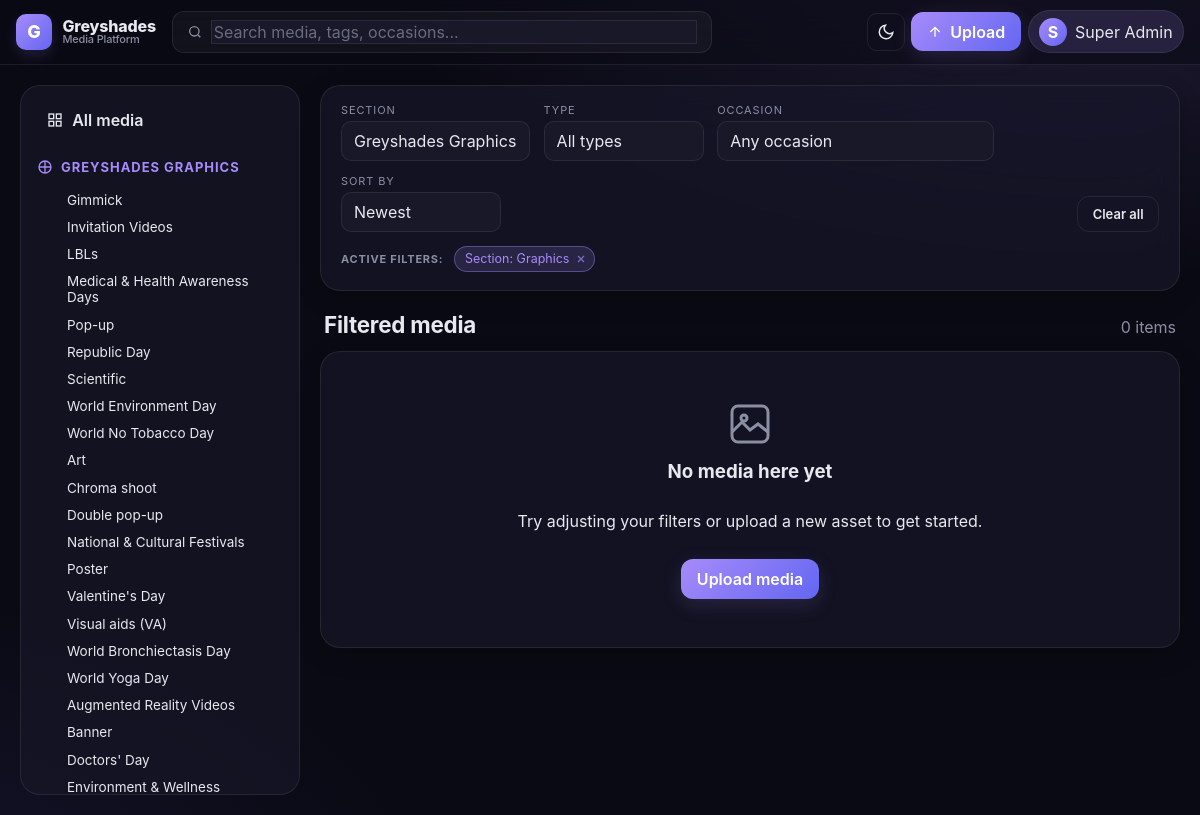
The app's page /dashboard?section=graphics (signed in) with its own data.
### tables this page shows
CREATE TABLE `sections` (
    `id`   TINYINT UNSIGNED NOT NULL AUTO_INCREMENT,
    `code` VARCHAR(32) NOT NULL,
    `name` VARCHAR(120) NOT NULL,
    PRIMARY KEY (`id`),
    UNIQUE KEY `uq_sections_code` (`code`)
);

CREATE TABLE `categories` (
    `id`         INT UNSIGNED NOT NULL AUTO_INCREMENT,
    `section_id` TINYINT UNSIGNED NOT NULL,
    `parent_id`  INT UNSIGNED NULL,
    `name`       VARCHAR(150) NOT NULL,
    `slug`       VARCHAR(180) NOT NULL,
    `sort_order` INT NOT NULL DEFAULT 0,
    `created_at` DATETIME NOT NULL DEFAULT CURRENT_TIMESTAMP,
    PRIMARY KEY (`id`),
    UNIQUE KEY `uq_categories_section_slug` (`section_id`,`slug`),
    KEY `idx_categories_parent` (`parent_id`),
    KEY `idx_categories_section` (`section_id`),
    CONSTRAINT `fk_categories_section` FOREIGN KEY (`section_id`) REFERENCES `sections`(`id`),
    CONSTRAINT `fk_categories_parent`  FOREIGN KEY (`parent_id`)  REFERENCES `categories`(`id`) ON DELETE SET NULL
);

### app/Views/dashboard/index.php (the view, shortened to what the rows shown need)
<?php
$rows  = $result['rows'];
$total = $result['total'];
$buildUrl = function (array $changes = []) use ($filters, $sort): string {
    $qs = array_filter([
        'section'  => $filters['section_code'] ?? null,
        'category' => $filters['category_id']  ?? null,
        'occasion' => $filters['occasion_id']  ?? null,
        'tag'      => $filters['tag_id']       ?? null,
        'type'     => $filters['media_type']   ?? null,
        'q'        => $filters['q']            ?? null,
        'sort'     => $sort !== 'newest' ? $sort : null,
    ], fn ($v) => $v !== null && $v !== '' && $v !== 0);
    foreach ($changes as $k => $v) {
        if ($v === null || $v === '' || $v === 0) {
            unset($qs[$k]);
        } else {
            $qs[$k] = $v;
        }
    }
    return '?' . http_build_query($qs);
};
?>
<div class="dashboard">
    <?php require __DIR__ . '/_sidebar.php'; ?>
    <section class="content">
        <?php
            $activeChips = [];
            if (!empty($filters['section_code'])) $activeChips[] = ['label' => 'Section: ' . ucfirst((string) $filters['section_code']), 'href' => $buildUrl(['section' => null])];
        ?>
        <div class="filterbar glass">
            <form class="filter-form" method="get" id="filter-form">
                <label class="select">
                    <span>Section</span>
                    <select name="section" onchange="this.form.submit()">
                        <?php foreach ($sections as $s): ?>
                        <option value="<?= e($s['code']) ?>" <?= ($filters['section_code'] ?? null) === $s['code'] ? 'selected' : '' ?>><?= e($s['name']) ?></option>
                        <?php endforeach; ?>
                    </select>
                </label>
                <label class="select">
                    <span>Type</span>
                    <select name="type" onchange="this.form.submit()">
                        <option value="">All types</option>
                    </select>
                </label>
                <label class="select">
                    <span>Occasion</span>
                    <select name="occasion" onchange="this.form.submit()">
                        <option value="">Any occasion</option>
                    </select>
                </label>
                <label class="select">
                    <span>Sort by</span>
                    <select name="sort" onchange="this.form.submit()">
                        <?php foreach (['newest'=>'Newest','oldest'=>'Oldest','popular'=>'Most viewed','az'=>'A → Z'] as $k=>$v): ?>
                        <option value="<?= $k ?>" <?= $sort === $k ? 'selected' : '' ?>><?= $v ?></option>
                        <?php endforeach; ?>
                    </select>
                </label>
                <?php if (!empty($activeChips)): ?>
                    <a class="btn-ghost clear-all-btn" href="<?= url('/dashboard') ?>">Clear all</a>
                <?php endif; ?>
            </form>
            <?php if (!empty($activeChips)): ?>
            <div class="active-filter-strip">
                <span class="active-label">Active filters:</span>
                <?php foreach ($activeChips as $chip): ?>
                <a class="chip active removable" href="<?= e($chip['href']) ?>" title="Remove this filter">
                    <?= e($chip['label']) ?>
                    <svg width="12" height="12" viewBox="0 0 24 24" fill="none" stroke="currentColor" stroke-width="2.5"><path d="M18 6L6 18M6 6l12 12"/></svg>
                </a>
                <?php endforeach; ?>
            </div>
            <?php endif; ?>
        </div>
        <div class="content-header">
            <h2>
                <?php if (!empty($filters['q'])): ?>Search results for "<?= e($filters['q']) ?>"
                <?php elseif (!empty($filters['section_code']) || !empty($filters['category_id']) || !empty($filters['occasion_id']) || !empty($filters['tag_id']) || !empty($filters['media_type'])): ?>Filtered media
                <?php else: ?>All media<?php endif; ?>
            </h2>
            <span class="muted"><?= number_format($total) ?> item<?= $total === 1 ? '' : 's' ?></span>
        </div>
        <?php if (empty($rows)): ?>
        <div class="empty-state glass">
            <svg width="48" height="48" viewBox="0 0 24 24" fill="none" stroke="currentColor" stroke-width="1.5"><rect x="3" y="3" width="18" height="18" rx="3"/><path d="M3 16l5-5 4 4 4-3 5 4"/><circle cx="9" cy="9" r="1.5"/></svg>
            <h3>No media here yet</h3>
            <p>Try adjusting your filters or upload a new asset to get started.</p>
            <?php if (\App\Core\Auth::canUpload()): ?>
            <a class="btn-primary" href="<?= url('/upload') ?>">Upload media</a>
            <?php endif; ?>
        </div>
        <?php endif; ?>
    </section>
</div>

### app/Core/Router.php (shortened to what the rows shown need)
<?php
final class Router
{
    private array $routes = [];
    private function add(string $method, string $path, mixed $handler, array $middleware): void
    {
        $params = [];
        $regex = preg_replace_callback('#\{([a-zA-Z_][a-zA-Z0-9_]*)\}#', function ($m) use (&$params) {
            $params[] = $m[1];
            return '([^/]+)';
        }, $path);
        $regex = '#^' . $regex . '$#';
        $this->routes[$method][] = [$regex, $params, $handler, $middleware];
    }
    public function dispatch(): void
    {
        $method = strtoupper($_SERVER['REQUEST_METHOD'] ?? 'GET');
        $uri    = parse_url($_SERVER['REQUEST_URI'] ?? '/', PHP_URL_PATH) ?: '/';
        $uri    = '/' . trim($uri, '/');
        foreach ($this->routes[$method] ?? [] as [$regex, $params, $handler, $middleware]) {
            if (preg_match($regex, $uri, $matches)) {
                array_shift($matches);
                $args = array_combine($params, $matches) ?: [];
                $this->call($handler, $args);
                return;
            }
        }
    }
    private function call(mixed $handler, array $args): void
    {
        $castArgs = array_map(
            fn ($v) => is_string($v) && ctype_digit($v) ? (int) $v : $v,
            array_values($args)
        );
        if (is_array($handler) && count($handler) === 2) {
            [$class, $method] = $handler;
            $instance = new $class();
            $instance->{$method}(...$castArgs);
            return;
        }
        throw new \RuntimeException('Invalid route handler');
    }
}

### app/Views/dashboard/_sidebar.php
<?php
$selectedCat = isset($filters['category_id']) ? (int) $filters['category_id'] : 0;
$selectedSec = $filters['section_code'] ?? null;
$navUrl = function (array $changes) use ($filters, $sort): string {
    $qs = array_filter([
        'occasion' => $filters['occasion_id'] ?? null,
        'tag'      => $filters['tag_id']      ?? null,
        'type'     => $filters['media_type']  ?? null,
        'q'        => $filters['q']           ?? null,
        'sort'     => $sort !== 'newest' ? $sort : null,
    ], fn ($v) => $v !== null && $v !== '' && $v !== 0);
    foreach ($changes as $k => $v) {
        if ($v === null || $v === '' || $v === 0) {
            unset($qs[$k]);
        } else {
            $qs[$k] = $v;
        }
    }
    return '?' . http_build_query($qs);
};
$isInPath = function (array $node) use (&$isInPath, $selectedCat): bool {
    if ($selectedCat === (int) $node['id']) return true;
    foreach ($node['children'] ?? [] as $child) {
        if ($isInPath($child)) return true;
    }
    return false;
};
$renderNode = function (array $node, int $depth = 0) use (&$renderNode, $selectedCat, &$isInPath, $navUrl) {
    $active = $selectedCat === (int) $node['id'];
    $hasChildren = !empty($node['children']);
    $inPath = $hasChildren && $isInPath($node);
    ?>
    <li class="tree-item <?= $hasChildren ? 'has-children' : '' ?>">
        <div class="tree-row">
            <?php if ($hasChildren): ?>
            <button class="tree-toggle <?= $inPath ? 'open' : '' ?>" data-toggle="tree" type="button" aria-label="Toggle">
                <svg width="12" height="12" viewBox="0 0 24 24" fill="none" stroke="currentColor" stroke-width="2.5"><path d="m9 18 6-6-6-6"/></svg>
            </button>
            <?php else: ?><span class="tree-spacer"></span><?php endif; ?>
            <a class="tree-link <?= $active ? 'active' : '' ?>"
               href="<?= e($navUrl(['category' => (int) $node['id']])) ?>">
                <?= e($node['name']) ?>
            </a>
        </div>
        <?php if ($hasChildren): ?>
        <ul class="tree-children" <?= $inPath ? '' : 'hidden' ?>>
            <?php foreach ($node['children'] as $child) $renderNode($child, $depth + 1); ?>
        </ul>
        <?php endif; ?>
    </li>
    <?php
};
?>
<aside class="sidebar">
    <div class="sidebar-section">
        <a class="sidebar-home <?= empty($filters['section_code']) && empty($filters['category_id']) ? 'active' : '' ?>" href="<?= url('/dashboard') ?>">
            <svg width="16" height="16" viewBox="0 0 24 24" fill="none" stroke="currentColor" stroke-width="2"><rect x="3" y="3" width="7" height="7"/><rect x="14" y="3" width="7" height="7"/><rect x="14" y="14" width="7" height="7"/><rect x="3" y="14" width="7" height="7"/></svg>
            All media
        </a>
    </div>
    <?php foreach ($sections as $s): ?>
    <div class="sidebar-section">
        <h4 class="sidebar-title">
            <a href="<?= e($navUrl(['section' => (string) $s['code'], 'category' => null])) ?>"
               class="<?= ($selectedSec === $s['code'] && !$selectedCat) ? 'active' : '' ?>">
                <?php if ($s['code'] === 'graphics'): ?>
                    <svg width="16" height="16" viewBox="0 0 24 24" fill="none" stroke="currentColor" stroke-width="2"><circle cx="12" cy="12" r="9"/><path d="M12 3v18M3 12h18"/></svg>
                <?php else: ?>
                    <svg width="16" height="16" viewBox="0 0 24 24" fill="none" stroke="currentColor" stroke-width="2"><rect x="3" y="4" width="18" height="18" rx="2"/><path d="M16 2v4M8 2v4M3 10h18"/></svg>
                <?php endif; ?>
                <?= e($s['name']) ?>
            </a>
        </h4>
        <ul class="tree">
            <?php foreach ($trees[$s['code']] ?? [] as $node) $renderNode($node, 0); ?>
        </ul>
    </div>
    <?php endforeach; ?>
</aside>

### records on screen
sections: code "graphics" (drawn), name "GREYSHADES GRAPHICS"
categories: name "Gimmick"
categories: name "Invitation Videos"
categories: name "LBLs"
categories: name "Medical & Health Awareness Days"
categories: name "Pop-up"
categories: name "Republic Day"
categories: name "Scientific"
categories: name "World Environment Day"
categories: name "World No Tobacco Day"
categories: name "Art"
categories: name "Chroma shoot"
categories: name "Double pop-up"
categories: name "National & Cultural Festivals"
categories: name "Poster"
categories: name "Valentine's Day"
categories: name "Visual aids (VA)"
categories: name "World Bronchiectasis Day"
categories: name "World Yoga Day"
categories: name "Augmented Reality Videos"
categories: name "Banner"
categories: name "Doctors' Day"
categories: name "Environment & Wellness"

### other values on screen
$chip['label'] "Section: Graphics"
$total "0"
form field section "Greyshades Graphics"
form field sort "Newest"
